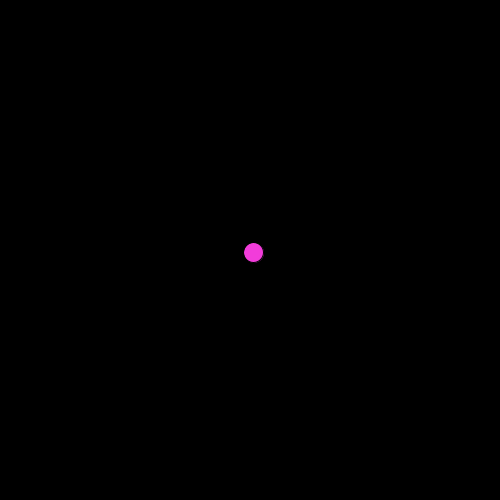
Frame 1 (no input)
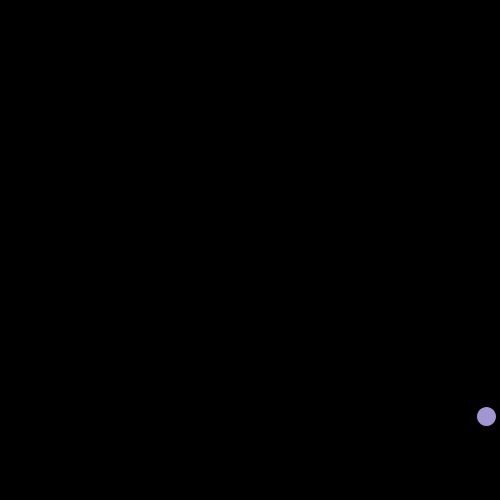
Frame 60 (the mouse pressed at the canvas centre just before this capture)
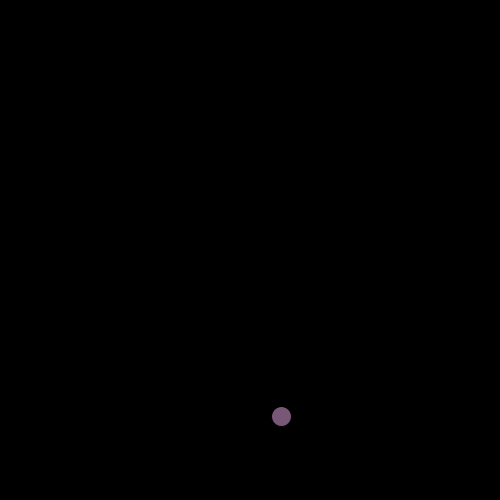
Frame 120 (the mouse held since frame 60 and released just before this capture)

The Processing sketch that drew these frames (run headless with seeded random() and noise(); from frame 60 on, the mouse is pressed at the canvas centre):

// Processing sketch: week3
// ── week3.pde
// store pong ball coordinates
// everything made before setup are GLOBAL VARIABLES!!

//different shapes
//random fill for ball every collision
//random size for ball every collision
//make the ball bounce from its size
//add a second ball

float x;
float y;
float xSpeed;
float ySpeed;

void setup() {
  size(500, 500);

  //now give them values after you create a window
  x = width/2;
  y = height/2;

  xSpeed = random(2, 5);
  ySpeed = random(2, 5);
}


void draw() {
  background(0);

  //starts at original position then adds 1 everytime
  x = x + xSpeed;
  y = y + ySpeed;
  float red = random(255);
  float green = random(255);
  float blue = random (255);
  //nested functions random values for each value
  fill(red, green, blue);

  //did we hit the right side?
  if (x >= width)
  {
    //collision right
    xSpeed = xSpeed * -1;
  }
  if (x <= 0) {
    //collision left
    xSpeed = xSpeed * -1;
  }

  if (y >= height) 
  {
    //collision bottom
    ySpeed = ySpeed * -1;
  }
  if (y <= 0) {
    //collision top
    ySpeed = ySpeed * -1;
  }



  ellipse(x, y, 20, 20);
}
